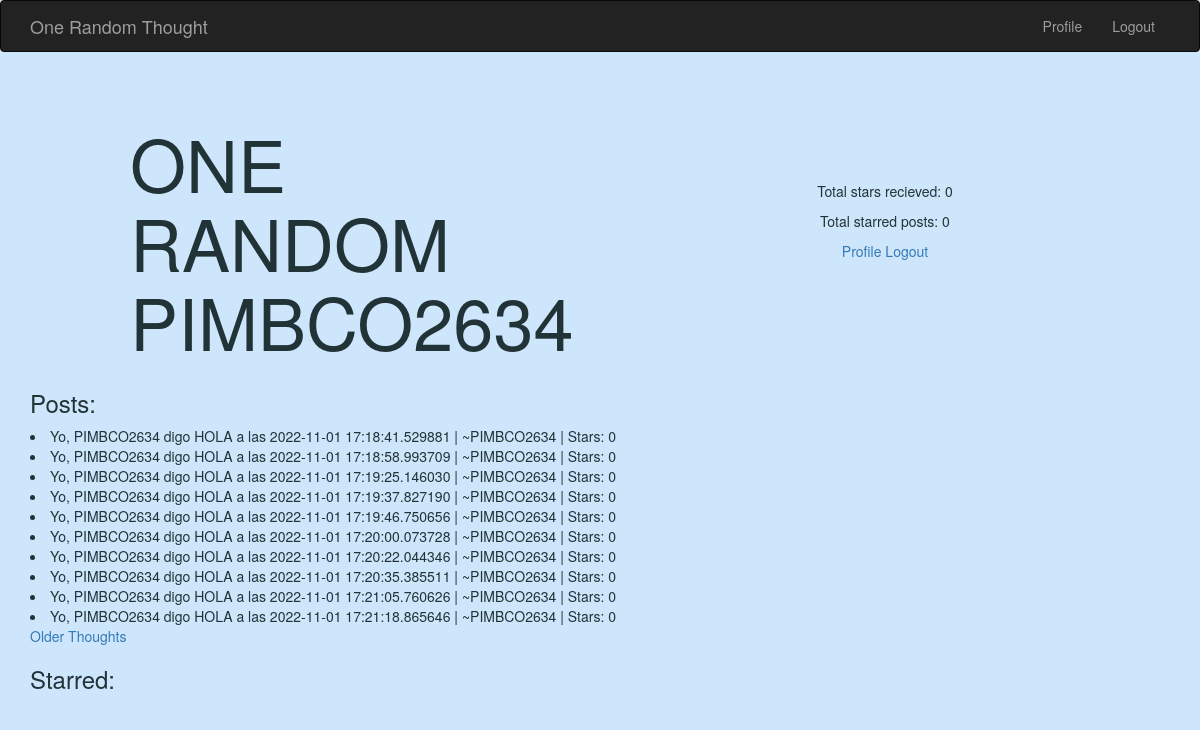
/user/PIMBCO2634 (signed in), run on an earlier commit of the app's database.
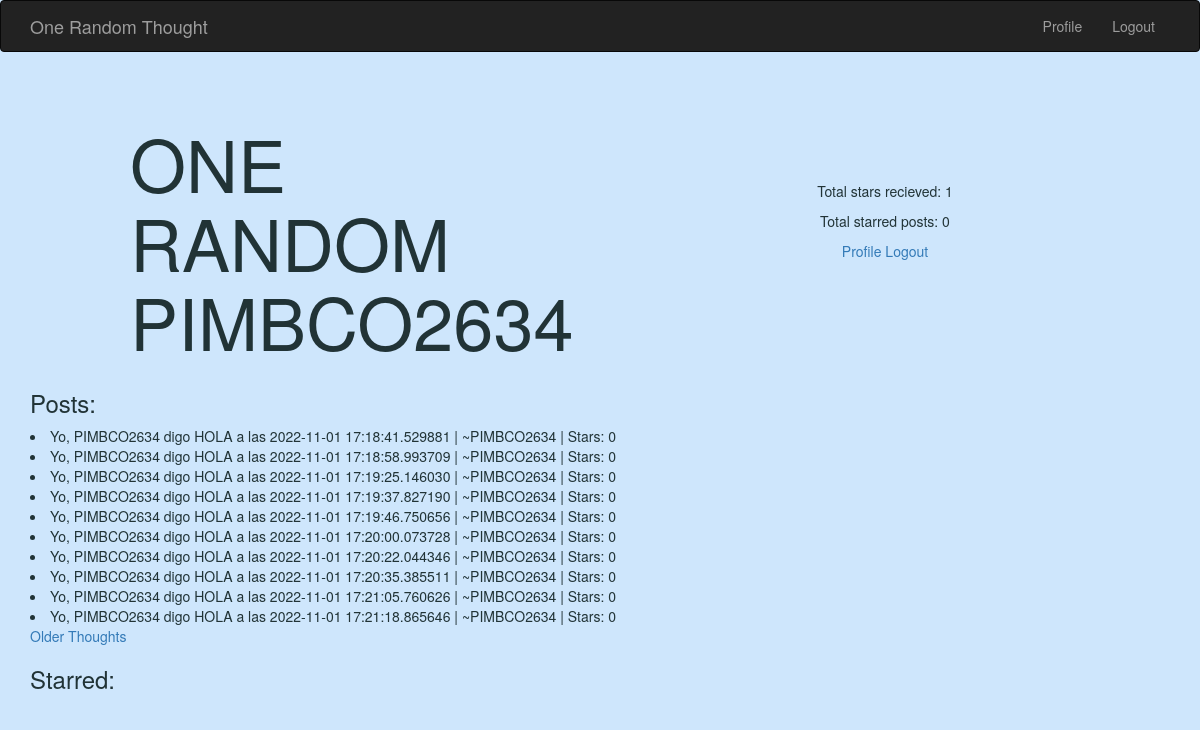
And on a later commit of the database.
### app/models.py (models this page shows, shortened)
class User(UserMixin, db.Model):
    id = db.Column(db.Integer, primary_key=True)
    username = db.Column(db.String(64), index=True, unique=True)
    email = db.Column(db.String(120), index=True, unique=True)
    password_hash = db.Column(db.String(128))
    posts = db.relationship('Post', backref='author', lazy='dynamic')
    starred_posts = db.relationship('Post', secondary=star, lazy='dynamic', backref=db.backref('users_starred', lazy=True))
    stars = db.Column(db.Integer, default=0)
    last_post = db.Column(db.DateTime, default = date.min)

class Post(db.Model):
    id = db.Column(db.Integer, primary_key=True)
    body = db.Column(db.String(140))
    timestamp = db.Column(db.DateTime, index=True, default=datetime.utcnow)
    user_id = db.Column(db.Integer, db.ForeignKey('user.id'))
    def stars(self):
        return len(self.users_starred)

### app/main/routes.py (the view)
@bp.route("/user/<username>")
def profile(username):
    posts_page = request.args.get('posts_page', 1, type=int)
    starred_page = request.args.get('starred_page', 1, type=int)
    user = User.query.filter_by(username=username).first_or_404()
    user_posts = user.posts.paginate(page=posts_page, per_page=current_app.config['POSTS_PER_PAGE'], error_out=False)
    starred_posts = user.starred_posts.paginate(page=starred_page, per_page=current_app.config['POSTS_PER_PAGE'], error_out=False)
    user_posts_next_url = url_for('main.profile', username=username, posts_page=user_posts.next_num, starred_page=starred_page) if user_posts.has_next else None
    user_posts_prev_url = url_for('main.profile', username=username, posts_page=user_posts.prev_num, starred_page=starred_page) if user_posts.has_prev else None
    starred_posts_next_url = url_for('main.profile', username=username, posts_page=posts_page, starred_page=starred_posts.next_num) if starred_posts.has_next else None
    starred_posts_prev_url = url_for('main.profile', username=username, posts_page=posts_page, starred_page=starred_posts.prev_num) if starred_posts.has_prev else None
    return render_template('profile.html', title="{}'s Profile".format(username),\
                                                                    user=user, \
                                                                    user_posts=user_posts.items, \
                                                                    starred_posts=starred_posts.items, \
                                                                    user_posts_next_url = user_posts_next_url, \
                                                                    user_posts_prev_url = user_posts_prev_url, \
                                                                    starred_posts_next_url = starred_posts_next_url, \
                                                                    starred_posts_prev_url = starred_posts_prev_url, \
                                                                    )

### app/models.py (called while the page is built)
@login.user_loader
def load_user(id):
    return User.query.get(int(id))

### app/templates/profile.html (shortened to what this page needs)
{% extends "base.html" %}
{% block app_content %}
    <div class="grid-container">
        <div class="title grid-child">
            <h1>ONE RANDOM {{ user.username }}</h1>
        </div>
        <div class="login grid-child">
            {% if current_user.is_anonymous %}
            <a href="{{ url_for('auth.login') }}">Login</a></li>
            {% else %}
            <p>Total stars recieved: {{ current_user.stars }}</p>
            <p>Total starred posts: <span id="totalStarred">{{ current_user.starred_posts.count() }}</span></p>
            <a href="{{ url_for('main.profile', username=current_user.username) }}">Profile</a></li>
            <a href="{{ url_for('auth.logout') }}">Logout</a></li>
            {% endif %}
        </div>
    </div>
    <h3>Posts:</h3>
    {% for post in user_posts %}
    <li>
        {{ post.body }} | ~{{ post.author.username }} | Stars: {{ post.stars() }}
    </li>
    {% endfor %}
    {% if user_posts_next_url %}
        <a href="{{ user_posts_next_url }}">Older Thoughts</a>
    {% endif %}
    <h3>Starred:</h3>
{% endblock %}

### app/templates/base.html (shortened to what this page needs)
{% extends 'bootstrap/base.html' %}
{% block styles %}
{{super()}}
<link rel="stylesheet"
    href="{{url_for('static', filename='style.css')}}">
{% endblock %}
{% block navbar %}
    <nav class="navbar navbar-inverse">
        <div class="container">
            <div class="navbar-header">
                <a class="navbar-brand" href="{{ url_for('main.index') }}">One Random Thought</a>
            </div>
            <div class="collapse navbar-collapse" id="bs-example-navbar-collapse-1">
                <ul class="nav navbar-nav navbar-right">
                    {% if current_user.is_anonymous %}
                    <li><a href="{{ url_for('auth.login') }}">Login</a></li>
                    {% else %}
                    <li><a href="{{ url_for('main.profile', username=current_user.username) }}">Profile</a></li>
                    <li><a href="{{ url_for('auth.logout') }}">Logout</a></li>
                    {% endif %}
                </ul>
            </div>
        </div>
    </nav>
{% endblock %}
{% block content %}
    <div class="container">
        {% block app_content %}{% endblock %}
    </div>
{% endblock %}

### app/static/style.css (style rules this page uses)
body { background-color: #cee6fc; color: #213336; }
h1 { margin-top: 50px; margin-left: 100px; text-align: left; font-size: 6vw }
.login { text-align: center; margin: auto; }
.grid-container { margin: auto; display: grid; grid-template-columns: 50% 50%; }

What changed in the data, as far as the page shows it:
changed User (number 2 of 2 on the later page): stars "0" → "1"
